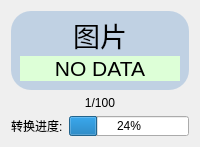
                       <widget class="QWidget" name="widget_40" native="true">
                        <layout class="QVBoxLayout" name="verticalLayout_59">
                         <item>
                          <widget class="QWidget" name="widget_41" native="true">
                           <property name="styleSheet">
                            <string notr="true">QWidget#widget_41{
	background-color:rgba(114, 159, 207, 96);
	border-radius: 20px;
}
</string>
                           </property>
                           <layout class="QVBoxLayout" name="verticalLayout_60">
                            <item>
                             <widget class="QLabel" name="label_94">
                              <property name="maximumSize">
                               <size>
                                <width>16777215</width>
                                <height>30</height>
                               </size>
                              </property>
                              <property name="font">
                               <font>
                                <pointsize>20</pointsize>
                               </font>
                              </property>
                              <property name="text">
                               <string>图片</string>
                              </property>
                              <property name="alignment">
                               <set>Qt::AlignCenter</set>
                              </property>
                             </widget>
                            </item>
                            <item>
                             <widget class="QLabel" name="label_95">
                              <property name="maximumSize">
                               <size>
                                <width>999999</width>
                                <height>999999</height>
                               </size>
                              </property>
                              <property name="font">
                               <font>
                                <pointsize>16</pointsize>
                               </font>
                              </property>
                              <property name="styleSheet">
                               <string notr="true">QLabel#label_95{
	background-color:rgb(221, 255, 215);
	border-radius: 20px;
}
</string>
                              </property>
                              <property name="text">
                               <string>NO DATA</string>
                              </property>
                              <property name="alignment">
                               <set>Qt::AlignCenter</set>
                              </property>
                             </widget>
                            </item>
                           </layout>
                          </widget>
                         </item>
                         <item>
                          <widget class="QLabel" name="label_96">
                           <property name="maximumSize">
                            <size>
                             <width>16777215</width>
                             <height>15</height>
                            </size>
                           </property>
                           <property name="text">
                            <string>1/100</string>
                           </property>
                           <property name="alignment">
                            <set>Qt::AlignCenter</set>
                           </property>
                          </widget>
                         </item>
                         <item>
                          <widget class="QFrame" name="frame_11">
                           <property name="maximumSize">
                            <size>
                             <width>16777215</width>
                             <height>20</height>
                            </size>
                           </property>
                           <property name="frameShape">
                            <enum>QFrame::NoFrame</enum>
                           </property>
                           <property name="frameShadow">
                            <enum>QFrame::Raised</enum>
                           </property>
                           <layout class="QHBoxLayout" name="horizontalLayout_63">
                            <property name="leftMargin">
                             <number>0</number>
                            </property>
                            <property name="topMargin">
                             <number>0</number>
                            </property>
                            <property name="rightMargin">
                             <number>0</number>
                            </property>
                            <property name="bottomMargin">
                             <number>0</number>
                            </property>
                            <item>
                             <widget class="QLabel" name="label_97">
                              <property name="sizePolicy">
                               <sizepolicy hsizetype="Minimum" vsizetype="Fixed">
                                <horstretch>0</horstretch>
                                <verstretch>0</verstretch>
                               </sizepolicy>
                              </property>
                              <property name="maximumSize">
                               <size>
                                <width>16777215</width>
                                <height>20</height>
                               </size>
                              </property>
                              <property name="text">
                               <string>转换进度:</string>
                              </property>
                             </widget>
                            </item>
                            <item>
                             <widget class="QProgressBar" name="progressBar_6">
                              <property name="maximumSize">
                               <size>
                                <width>16777215</width>
                                <height>20</height>
                               </size>
                              </property>
                              <property name="value">
                               <number>24</number>
                              </property>
                             </widget>
                            </item>
                           </layout>
                          </widget>
                         </item>
                        </layout>
                       </widget>
